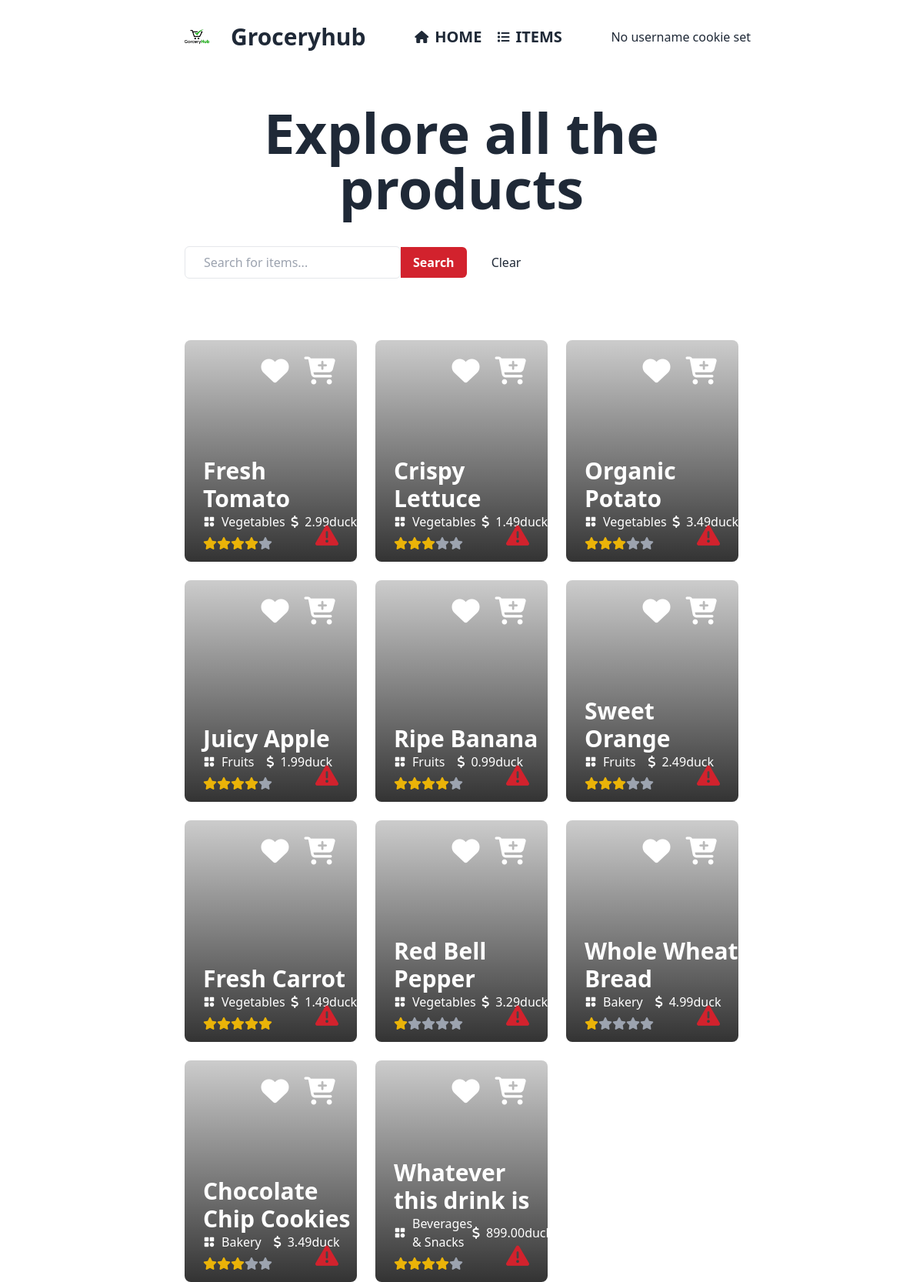
/src/viewer/allItems3.php, run on an earlier commit of the app's database.
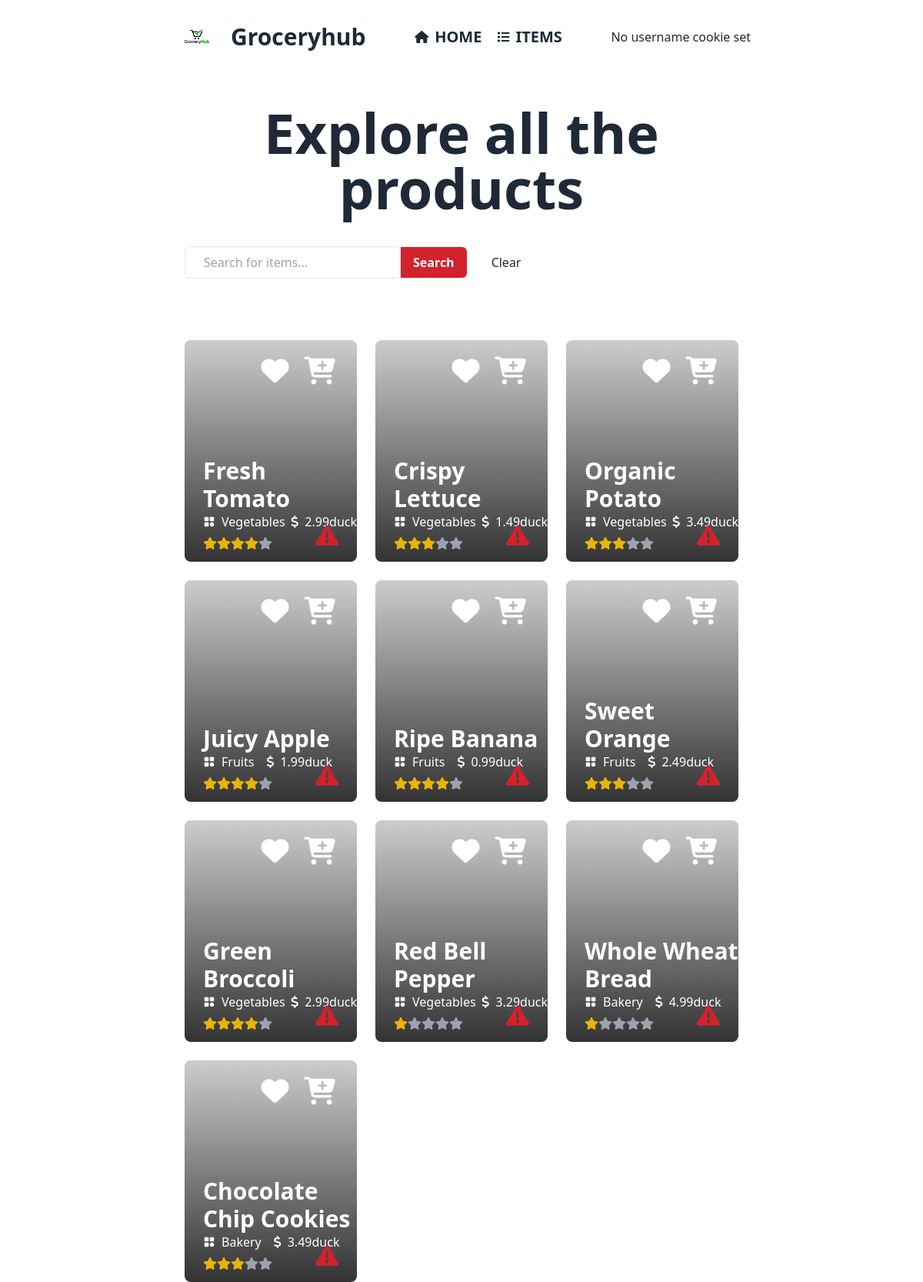
And on a later commit of the database.
### tables this page shows
CREATE TABLE `products` (
  `productId` int(11) NOT NULL,
  `name` varchar(50) NOT NULL,
  `imgurl` varchar(60) DEFAULT NULL,
  `price` decimal(10,2) NOT NULL,
  `ammount` text DEFAULT NULL,
  `publishdate` date NOT NULL,
  `selleremail` varchar(60) DEFAULT NULL,
  `cartcount` int(11) DEFAULT NULL,
  `category` varchar(50) NOT NULL,
  `status` varchar(20) DEFAULT NULL,
  `rating` float DEFAULT NULL,
  `numOfPeople` int(11) DEFAULT 0
);

### src/viewer/allItems3.php (the view, shortened to what this page needs)
<!DOCTYPE html>
<html data-theme="light" lang="en" style="scroll-behavior: smooth;">
<head>
    <link href="https://cdn.jsdelivr.net/npm/daisyui@4.7.3/dist/full.min.css" rel="stylesheet" type="text/css" />
    <script src="https://cdn.tailwindcss.com"></script>
</head>
<body>
    <header>
      <?php include 'navbar1.php'; ?>
    </header>
    <main>
        <section class="px-[15rem]">
            <h1 class="text-center text-7xl font-extrabold my-10">
                Explore all the products
            </h1>
            <form method="post" class="my-10 flex items-center">
              <input class="px-6 py-2 rounded-md border border-solid" type="text" name="searchTerm" placeholder="Search for items..." required>
              <button type="submit" class="rounded-r-md px-4 py-2 bg-[#D2222D] text-white font-semibold" name="search">Search</button>
              <button type="reset" class="ml-8" onclick="window.location.href='allItems.php';">Clear</button>
            </form>
            <div class="grid grid-cols-3 gap-6">
              <?php
                require('DBconnect.php');
                $customeremail = $_COOKIE['email'];
                $query = "SELECT * FROM products WHERE status = 'published'";
                $result = mysqli_query($conn, $query);
                if (mysqli_num_rows($result) > 0) {
                  while ($row = mysqli_fetch_assoc($result)) {
                    $productName = $row['name'];
                    $productPrice = $row['price'];
                    $productImage = $row['imgurl'];
                    $productcategory = $row['category'];
                    $productid = $row['productId'];
                    $productRating = (int)$row['rating'];
                ?>
                <div class='w-full h-72 rounded-lg relative' style='background-image: linear-gradient(to top,rgba(0, 0, 0, 0.8), rgba(0, 0, 0, 0.2)),url(<?php echo $productImage?>); background-size: cover; background-repeat: no-repeat;'>
                  <div class='flex items-center absolute top-4 right-6'>
                    <div class="mr-4">
                      <?php
                        $sql = "SELECT * FROM wishlist WHERE productId = '$productid' AND customer_email = '$customeremail'";
                        $wishlistResult = mysqli_query($conn, $sql);
                        if (mysqli_num_rows($wishlistResult) > 0) {
                          ?>
                          <i class="fa-solid fa-heart text-4xl text-[#2aff2a] cursor-pointer"></i>
                      <?php
                        } else {
                          ?>
                          <i onclick="handleWishlist('<?php echo $productid ?>', '<?php echo $customeremail ?>')" class="fa-solid fa-heart text-4xl text-white hover:text-[#FFBF00] cursor-pointer"></i>
                      <?php
                        }
                      ?>
                    </div>
                    <div class="dropdown dropdown-end">
                      <div tabindex="0" role="button" class="m-1"><i class='fa-solid fa-cart-plus text-4xl text-white hover:text-[#FFBF00] hover pointer'></i></div>
                    </div>
                  </div>
                  <div class='flex flex-col justify-start absolute bottom-4 left-6'>
                    <h1 class='text-3xl font-bold text-white'><?php echo $productName?></h1>
                    <div class='flex flex-row items-center mb-2'>
                      <p class='text-white mr-4 flex items-center gap-2'><img class='w-4 h-4' src='../ICON/categories.png'><?php echo $productcategory ?></p>
                      <p class='text-white flex items-center gap-2'><i class='fa-solid fa-dollar-sign'></i><?php echo $productPrice ?>duck</p>
                    </div>
                    <div onclick="document.getElementById('rating_modal_<?php echo $productid; ?>').showModal()" class='flex items-center cursor-pointer'>
                      <?php for ($i = 1; $i <= 5; $i++): ?> <?php if ($i <= $productRating): ?>
                        <i class="fa-solid fa-star text-yellow-500"></i>
                        <?php else: ?>
                          <i class="fa-solid fa-star text-gray-400"></i>
                          <?php endif; ?>
                      <?php endfor; ?>
                     </div>
                  </div>
                  <div class="absolute bottom-4 right-6">
                    <i onclick="document.getElementById('my_modal_1').setAttribute('open', 'true')" class="fa-solid fa-triangle-exclamation text-[#D2222D] text-3xl cursor-pointer"></i>
                  </div>
                </div>
                <?php
                  }
                } else {
                  echo "Oops.....No products found.";
                }
                ?>
            </div>
        </section>
    </main>
</body>
</html>

What changed in the data, as far as the page shows it:
removed products: name "Fresh Carrot", category "Vegetables", price "1.49", rating 5 (drawn)
no longer on this page (row edited): products: name "Whatever this drink is", category "Beverages & Snacks", price "899.00", rating 4.5 (drawn)
now on this page (row edited): products: name "Green Broccoli", category "Vegetables", price "2.99", rating 4 (drawn)
